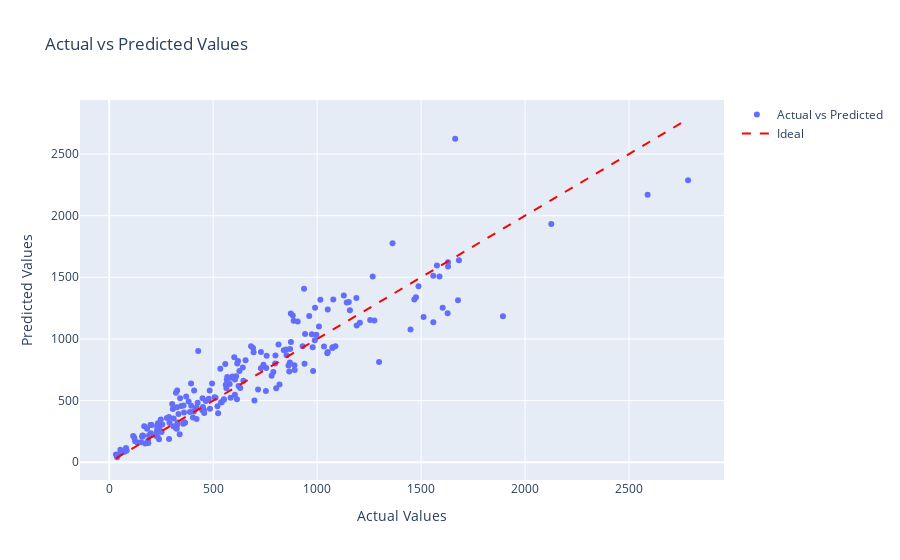

Notebook cell for this chart:
### Code cell
import pandas as pd
import plotly.express as px
import numpy as np
import plotly.graph_objects as go
from sklearn.preprocessing import StandardScaler
from sklearn.ensemble import RandomForestRegressor

data = pd.read_csv("dynamic_pricing.csv")


# Calculate demand_multiplier based on percentile for high and low demand
high_demand_percentile = 75
low_demand_percentile = 25

data['demand_multiplier'] = np.where(data['Number_of_Riders'] > np.percentile(data['Number_of_Riders'], high_demand_percentile),
                                     data['Number_of_Riders'] / np.percentile(data['Number_of_Riders'], high_demand_percentile),
                                     data['Number_of_Riders'] / np.percentile(data['Number_of_Riders'], low_demand_percentile))

# Calculate supply_multiplier based on percentile for high and low supply
high_supply_percentile = 75
low_supply_percentile = 25

data['supply_multiplier'] = np.where(data['Number_of_Drivers'] > np.percentile(data['Number_of_Drivers'], low_supply_percentile),
                                     np.percentile(data['Number_of_Drivers'], high_supply_percentile) / data['Number_of_Drivers'],
                                     np.percentile(data['Number_of_Drivers'], low_supply_percentile) / data['Number_of_Drivers'])

# Define price adjustment factors for high and low demand/supply
demand_threshold_high = 1.2  # Higher demand threshold
demand_threshold_low = 0.8  # Lower demand threshold
supply_threshold_high = 0.8  # Higher supply threshold
supply_threshold_low = 1.2  # Lower supply threshold

# Calculate adjusted_ride_cost for dynamic pricing
data['adjusted_ride_cost'] = data['Historical_Cost_of_Ride'] * (
    np.maximum(data['demand_multiplier'], demand_threshold_low) *
    np.maximum(data['supply_multiplier'], supply_threshold_high)
)


# Calculate the profit percentage for each ride
data['profit_percentage'] = ((data['adjusted_ride_cost'] - data['Historical_Cost_of_Ride']) / data['Historical_Cost_of_Ride']) * 100
# Identify profitable rides where profit percentage is positive
profitable_rides = data[data['profit_percentage'] > 0]

# Identify loss rides where profit percentage is negative
loss_rides = data[data['profit_percentage'] < 0]

# Calculate the count of profitable and loss rides
profitable_count = len(profitable_rides)
loss_count = len(loss_rides)

# Create a donut chart to show the distribution of profitable and loss rides
labels = ['Profitable Rides', 'Loss Rides']
values = [profitable_count, loss_count]

def data_preprocessing_pipeline(data):
    #Identify numeric and categorical features
    numeric_features = data.select_dtypes(include=['float', 'int']).columns
    categorical_features = data.select_dtypes(include=['object']).columns

    #Handle missing values in numeric features
    data[numeric_features] = data[numeric_features].fillna(data[numeric_features].mean())

    #Detect and handle outliers in numeric features using IQR
    for feature in numeric_features:
        Q1 = data[feature].quantile(0.25)
        Q3 = data[feature].quantile(0.75)
        IQR = Q3 - Q1
        lower_bound = Q1 - (1.5 * IQR)
        upper_bound = Q3 + (1.5 * IQR)
        data[feature] = np.where((data[feature] < lower_bound) | (data[feature] > upper_bound),
                                 data[feature].mean(), data[feature])

    #Handle missing values in categorical features
    data[categorical_features] = data[categorical_features].fillna(data[categorical_features].mode().iloc[0])

    return data

data["Vehicle_Type"] = data["Vehicle_Type"].map({"Premium": 1,
                                                 "Economy": 0})

#splitting data
from sklearn.model_selection import train_test_split
x = np.array(data[["Number_of_Riders", 
                   "Number_of_Drivers", 
                   "Vehicle_Type", 
                   "Expected_Ride_Duration"]])
y = np.array(data[["adjusted_ride_cost"]])

x_train, x_test, y_train, y_test = train_test_split(x,
                                                    y,
                                                    test_size=0.2,
                                                    random_state=42)

# Reshape y to 1D array
y_train = y_train.ravel()
y_test = y_test.ravel()

# Training a random forest regression model

model = RandomForestRegressor()
model.fit(x_train, y_train)

def get_vehicle_type_numeric(vehicle_type):
    vehicle_type_mapping = {
        "Premium": 1,
        "Economy": 0
    }
    vehicle_type_numeric = vehicle_type_mapping.get(vehicle_type)
    return vehicle_type_numeric
  
# Predicting using user input values
def predict_price(number_of_riders, number_of_drivers, vehicle_type, Expected_Ride_Duration):
    vehicle_type_numeric = get_vehicle_type_numeric(vehicle_type)
    if vehicle_type_numeric is None:
        raise ValueError("Invalid vehicle type")
    
    input_data = np.array([[number_of_riders, 
                            number_of_drivers, 
                            vehicle_type_numeric, 
                            Expected_Ride_Duration]])
    predicted_price = model.predict(input_data)
    return predicted_price

# Example prediction using user input values
user_number_of_riders = 50
user_number_of_drivers = 25
user_vehicle_type = "Economy"
Expected_Ride_Duration = 30
predicted_price = predict_price(user_number_of_riders,
                                user_number_of_drivers,
                                user_vehicle_type,
                                Expected_Ride_Duration)
print("Predicted price:", predicted_price)

# Predict on the test set
y_pred = model.predict(x_test)

# Create a scatter plot with actual vs predicted values
fig = go.Figure()

fig.add_trace(go.Scatter(
    x=y_test.flatten(),
    y=y_pred,
    mode='markers',
    name='Actual vs Predicted'
))

# Add a line representing the ideal case
fig.add_trace(go.Scatter(
    x=[min(y_test.flatten()), max(y_test.flatten())],
    y=[min(y_test.flatten()), max(y_test.flatten())],
    mode='lines',
    name='Ideal',
    line=dict(color='red', dash='dash')
))

fig.update_layout(
    title='Actual vs Predicted Values',
    xaxis_title='Actual Values',
    yaxis_title='Predicted Values',
    showlegend=True,
)

fig.show()

### Figure 1 — Plotly figure (JSON) as saved in the notebook; plotly's stock layout.template omitted (floating-point values rounded to 4 significant figures; data arrays with more than 128 entries replaced by an {"elided": "..."} marker saying what was removed)
{"data": [{"mode": "markers", "name": "Actual vs Predicted", "type": "scatter", "x": {"elided": "200 float values"}, "y": {"elided": "200 float values"}}, {"line": {"color": "red", "dash": "dash"}, "mode": "lines", "name": "Ideal", "type": "scatter", "x": [32.35, 2784.0], "y": [32.35, 2784.0]}], "layout": {"autosize": true, "showlegend": true, "title": {"text": "Actual vs Predicted Values"}, "xaxis": {"autorange": true, "range": [-145.6, 2962.0], "title": {"text": "Actual Values"}, "type": "linear"}, "yaxis": {"autorange": true, "range": [-180.4, 2940.0], "title": {"text": "Predicted Values"}, "type": "linear"}}}
